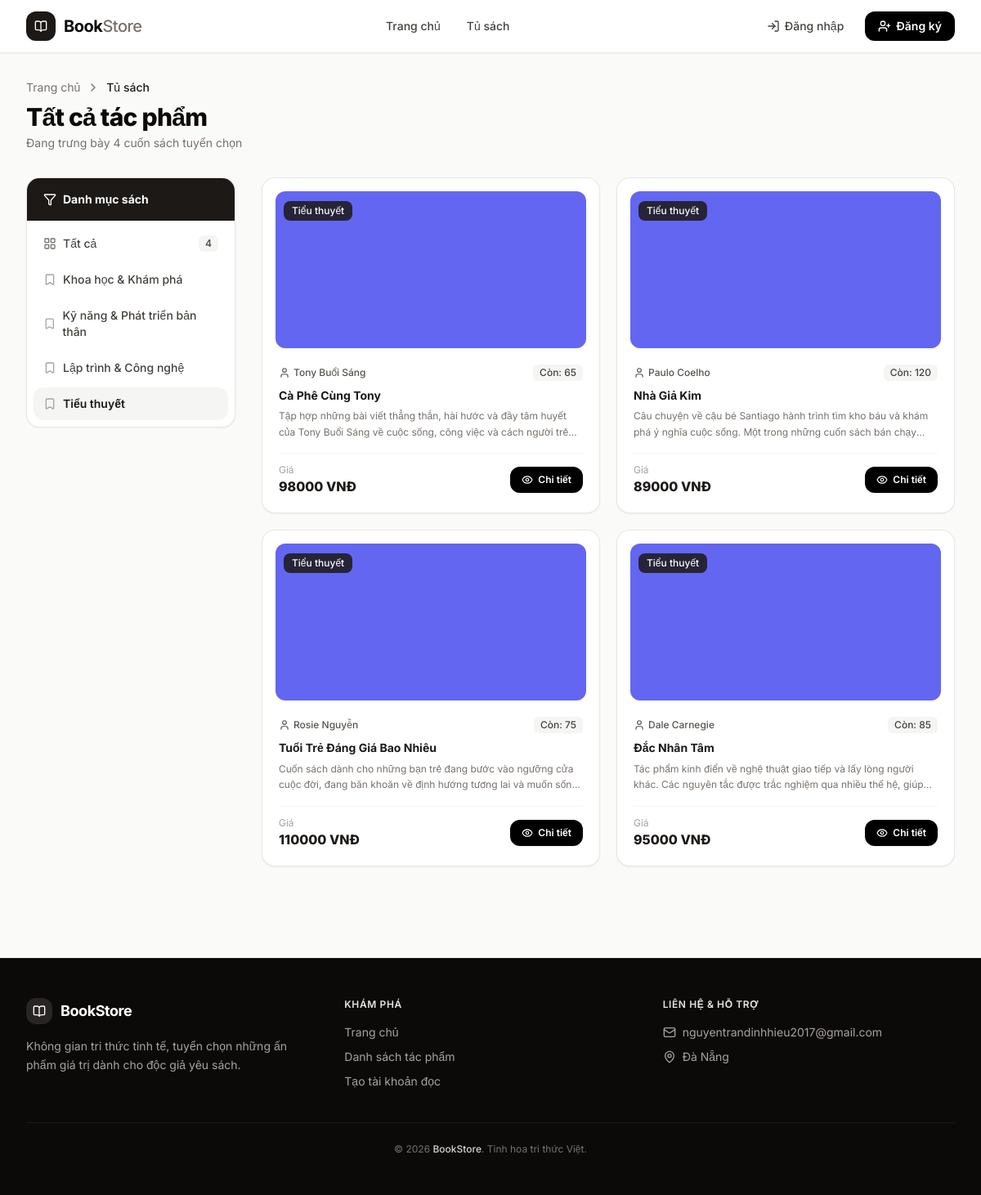
Page /books/?category=2 on the committed database.
### store/models.py (models this page shows, shortened)
class Category(models.Model):
    name = models.CharField(max_length=200, verbose_name="Tên danh mục")
    class Meta:
        verbose_name = "Danh mục"
        verbose_name_plural = "Danh mục"
        ordering = ["name"]

class Book(models.Model):
    title = models.CharField(max_length=300, verbose_name="Tiêu đề")
    author = models.CharField(max_length=200, verbose_name="Tác giả")
    price = models.DecimalField(max_digits=10, decimal_places=2, verbose_name="Giá")
    stock = models.PositiveIntegerField(default=0, verbose_name="Tồn kho")
    description = models.TextField(blank=True, verbose_name="Mô tả")
    image = models.ImageField(upload_to='books/', null=True, blank=True, default='books/default.jpg', verbose_name="Ảnh bìa")
    category = models.ForeignKey(
        Category,
        on_delete=models.CASCADE,
        related_name="books",
        verbose_name="Danh mục",
    )
    created_at = models.DateTimeField(auto_now_add=True)
    updated_at = models.DateTimeField(auto_now=True)
    class Meta:
        verbose_name = "Sách"
        verbose_name_plural = "Sách"
        ordering = ["title"]

### store/views.py (the view)
# urls.py: path("books/", views.book_list, name="book_list"),
def book_list(request):
    category_id = request.GET.get("category")
    books = Book.objects.select_related("category").all()
    categories = Category.objects.all()
    if category_id:
        books = books.filter(category_id=category_id)
    return render(request, "store/book_list.html", {
        "books": books,
        "categories": categories,
        "selected_category": category_id,
    })

### store/templates/store/book_list.html (shortened to what this page needs)
{% extends "store/base.html" %}
{% load humanize %}
{% block content %}
<div class="max-w-7xl mx-auto px-4 sm:px-6 lg:px-8 py-8">
  <div class="mb-8">
    <div class="flex items-center gap-2 text-sm text-stone-500 mb-2">
      <a href="{% url 'store:home' %}" class="hover:text-stone-900 transition-colors">Trang chủ</a>
      <i data-lucide="chevron-right" class="w-4 h-4"></i>
      <span class="text-stone-900 font-medium">Tủ sách</span>
    </div>
    <h1 class="text-3xl font-extrabold text-stone-950 tracking-tight">Tất cả tác phẩm</h1>
    <p class="text-stone-500 text-sm mt-1">Đang trưng bày {{ books.count }} cuốn sách tuyển chọn</p>
  </div>
  <div class="flex flex-col lg:flex-row gap-8">
    <aside class="w-full lg:w-64 shrink-0">
      <div class="bg-white rounded-2xl border border-stone-200/90 shadow-sm overflow-hidden sticky top-20">
        <div class="px-5 py-4 bg-stone-900 text-white">
          <h3 class="text-sm font-bold flex items-center gap-2">
            <i data-lucide="filter" class="w-4 h-4"></i> Danh mục sách
          </h3>
        </div>
        <nav class="p-2 space-y-1">
          <a href="{% url 'store:book_list' %}"
             class="flex items-center justify-between px-3 py-2.5 rounded-xl text-sm font-medium transition-colors
             {% if not selected_category %}bg-stone-100 text-stone-900 font-semibold{% else %}text-stone-700 hover:bg-stone-100 hover:text-stone-900{% endif %}">
            <span class="flex items-center gap-2">
              <i data-lucide="layout-grid" class="w-4 h-4 text-stone-500"></i> Tất cả
            </span>
            <span class="text-xs px-2 py-0.5 rounded-md font-semibold {% if not selected_category %}bg-stone-900 text-white{% else %}bg-stone-100 text-stone-600{% endif %}">
              {{ books.count }}
            </span>
          </a>
          {% for cat in categories %}
          <a href="{% url 'store:book_list' %}?category={{ cat.pk }}"
             class="flex items-center gap-2 px-3 py-2.5 rounded-xl text-sm font-medium transition-colors
             {% if selected_category == cat.pk|stringformat:'s' %}bg-stone-100 text-stone-900 font-semibold{% else %}text-stone-700 hover:bg-stone-100 hover:text-stone-900{% endif %}">
            <i data-lucide="bookmark" class="w-4 h-4 text-stone-400"></i> {{ cat.name }}
          </a>
          {% endfor %}
        </nav>
      </div>
    </aside>
    <div class="flex-1">
      {% if books %}
      <div class="grid grid-cols-1 sm:grid-cols-2 xl:grid-cols-3 gap-5">
        {% for book in books %}
        <div class="group bg-white rounded-2xl border border-stone-200/90 shadow-sm hover:shadow-xl hover:-translate-y-1 transition-all duration-200 overflow-hidden flex flex-col">
          <div class="p-4 pb-0">
            <div class="w-full h-48 overflow-hidden rounded-xl bg-stone-100 relative">
              {% if book.image %}
              <img src="{{ book.image.url }}" alt="{{ book.title }}" class="w-full h-48 object-cover group-hover:scale-105 transition-transform duration-300" />
              {% else %}
              <img src="https://picsum.photos/seed/{{ book.id }}/400/300" alt="{{ book.title }}" class="w-full h-48 object-cover group-hover:scale-105 transition-transform duration-300" />
              {% endif %}
              <div class="absolute top-2.5 left-2.5">
                <span class="inline-flex items-center gap-1 px-2.5 py-1 bg-stone-900/85 backdrop-blur-sm text-white text-xs font-medium rounded-lg">
                  {{ book.category.name }}
                </span>
              </div>
            </div>
          </div>
          <div class="p-5 flex-1 flex flex-col">
            <div class="flex items-center justify-between gap-2 mb-2 text-xs text-stone-500">
              <span class="inline-flex items-center gap-1 truncate font-medium text-stone-600">
                <i data-lucide="user" class="w-3.5 h-3.5 shrink-0"></i>
                {{ book.author }}
              </span>
              {% if book.stock > 0 %}
              <span class="shrink-0 px-2 py-0.5 bg-stone-100 text-stone-700 rounded-md font-medium">
                Còn: {{ book.stock }}
              </span>
              {% else %}
              <span class="shrink-0 px-2 py-0.5 bg-stone-200 text-stone-600 rounded-md font-medium">
                Hết hàng
              </span>
              {% endif %}
            </div>
            <h3 class="font-bold text-stone-900 text-sm leading-snug mb-1.5 line-clamp-2">
              {{ book.title }}
            </h3>
            {% if book.description %}
            <p class="text-stone-500 text-xs leading-relaxed line-clamp-2 mb-4">{{ book.description }}</p>
            {% endif %}
            <div class="mt-auto pt-3 border-t border-stone-100 flex items-center justify-between">
              <div>
                <span class="text-xs text-stone-400 block">Giá</span>
                <span class="text-base font-extrabold text-stone-900">
                  {{ book.price|floatformat:0|intcomma }} VNĐ
                </span>
              </div>
              <a href="{% url 'store:book_detail' book.pk %}"
                 class="inline-flex items-center gap-1.5 px-3.5 py-2 bg-black hover:bg-stone-800 text-white text-xs font-semibold rounded-xl shadow-sm transition-all duration-200">
                <i data-lucide="eye" class="w-3.5 h-3.5"></i> Chi tiết
              </a>
            </div>
          </div>
        </div>
        {% endfor %}
      </div>
      {% endif %}
    </div>
  </div>
</div>
{% endblock %}

### rows in the picture
Category: name "Khoa học & Khám phá"
Category: name "Kỹ năng & Phát triển bản thân"
Category: name "Lập trình & Công nghệ"
Category: name "Tiểu thuyết"
Book: image (placeholder picture), category.name "Tiểu thuyết", author "Tony Buổi Sáng", stock "65", title "Cà Phê Cùng Tony", description "Tập hợp những bài viết thẳng thắn, hài hước và đầy tâm huyết của Tony Buổi Sáng về cuộc sống, công việc và cách người…", price "98000"
Book: image (placeholder picture), category.name "Tiểu thuyết", author "Paulo Coelho", stock "120", title "Nhà Giả Kim", description "Câu chuyện về cậu bé Santiago hành trình tìm kho báu và khám phá ý nghĩa cuộc sống. Một trong những cuốn sách bán…", price "89000"
Book: image (placeholder picture), category.name "Tiểu thuyết", author "Rosie Nguyễn", stock "75", title "Tuổi Trẻ Đáng Giá Bao Nhiêu", description "Cuốn sách dành cho những bạn trẻ đang bước vào ngưỡng cửa cuộc đời, đang băn khoăn về định hướng tương lai và muốn…", price "110000"
Book: image (placeholder picture), category.name "Tiểu thuyết", author "Dale Carnegie", stock "85", title "Đắc Nhân Tâm", description "Tác phẩm kinh điển về nghệ thuật giao tiếp và lấy lòng người khác. Các nguyên tắc được trắc nghiệm qua nhiều thế hệ,…", price "95000"

### other values in the picture
{{ books.count }} "4"
